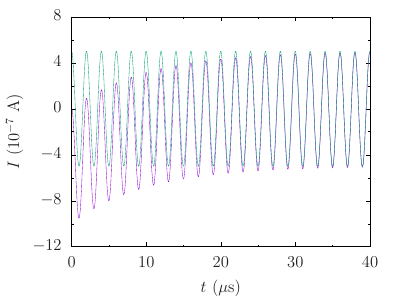

Write gnuplot code to recreate this figure.
set term epslatex 8 standalone size 4.0,3.0 font ",12"
set output "fig4.tex"

set xlabel '$t$ ($\mu$s)'
set ylabel '$I$ ($10^{-7}$ A)'

set xtics 10
set mxtics 2
set ytics 4
set mytics 2

plot "sol_500000.dat" u ($1*1e+6):($4*1e+7) w l notitle,\
"sol_500000_exact.dat" u ($1*1e+6):($2*1e+7) w l notitle

set output
system('latex fig4.tex && dvips fig4.dvi && ps2pdf fig4.ps')
